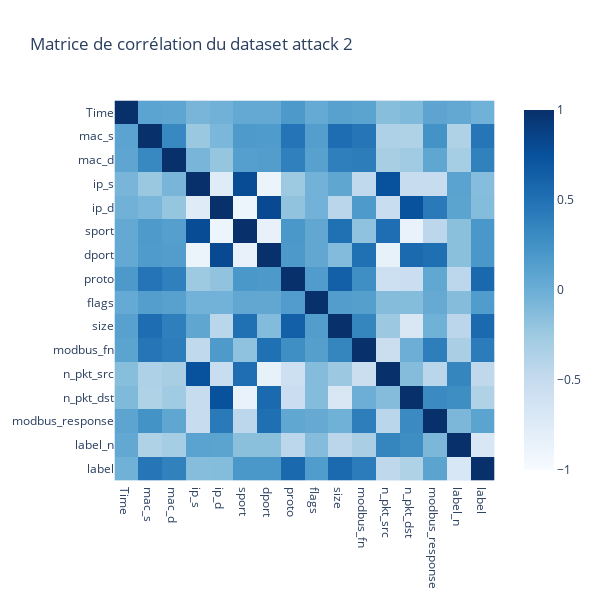

The notebook cell this image was saved under:
### Markdown cell above
Peu de différence avec le dataset normale, il va être compliqué de détecter des anomalies dans ce dataset.
Surement du au fait que les attaques sont physique en grande partie dans ce dataset, et donc non détectable sur des données réseaux.

### Code cell
df = df_net_2

object_cols = df.select_dtypes(include=['object']).columns
le = LabelEncoder()
for col in object_cols:
    df[col] = le.fit_transform(df[col].astype(str))

correlation_matrix = df.corr()

#print(f"Matrice de corrélation pour le DataFrame {dataframes.index(df) + 1}")
#print(correlation_matrix)

fig = px.imshow(correlation_matrix, title="Matrice de corrélation du dataset attack 2", color_continuous_scale="blues", zmin=-1, zmax=1, height=600, width=600)
fig.show()

### Figure 1 — Plotly figure (JSON) as saved in the notebook; plotly's stock layout.template omitted (floating-point values rounded to 4 significant figures; data arrays with more than 128 entries replaced by an {"elided": "..."} marker saying what was removed)
{"data": [{"coloraxis": "coloraxis", "hovertemplate": "x: %{x}<br>y: %{y}<br>color: %{z}<extra></extra>", "name": "0", "type": "heatmap", "x": ["Time", "mac_s", "mac_d", "ip_s", "ip_d", "sport", "dport", "proto", "flags", "size", "modbus_fn", "n_pkt_src", "n_pkt_dst", "modbus_response", "label_n", "label"], "xaxis": "x", "y": ["Time", "mac_s", "mac_d", "ip_s", "ip_d", "sport", "dport", "proto", "flags", "size", "modbus_fn", "n_pkt_src", "n_pkt_dst", "modbus_response", "label_n", "label"], "yaxis": "y", "z": {"elided": "16x16 float values"}}], "layout": {"coloraxis": {"cmax": 1, "cmin": -1, "colorscale": [[0, "rgb(247,251,255)"], [0.125, "rgb(222,235,247)"], [0.25, "rgb(198,219,239)"], [0.375, "rgb(158,202,225)"], [0.5, "rgb(107,174,214)"], [0.625, "rgb(66,146,198)"], [0.75, "rgb(33,113,181)"], [0.875, "rgb(8,81,156)"], [1, "rgb(8,48,107)"]]}, "height": 600, "title": {"text": "Matrice de corrélation du dataset attack 2"}, "width": 600, "xaxis": {"anchor": "y", "constrain": "domain", "domain": [0, 1], "scaleanchor": "y"}, "yaxis": {"anchor": "x", "autorange": "reversed", "constrain": "domain", "domain": [0, 1]}}}
